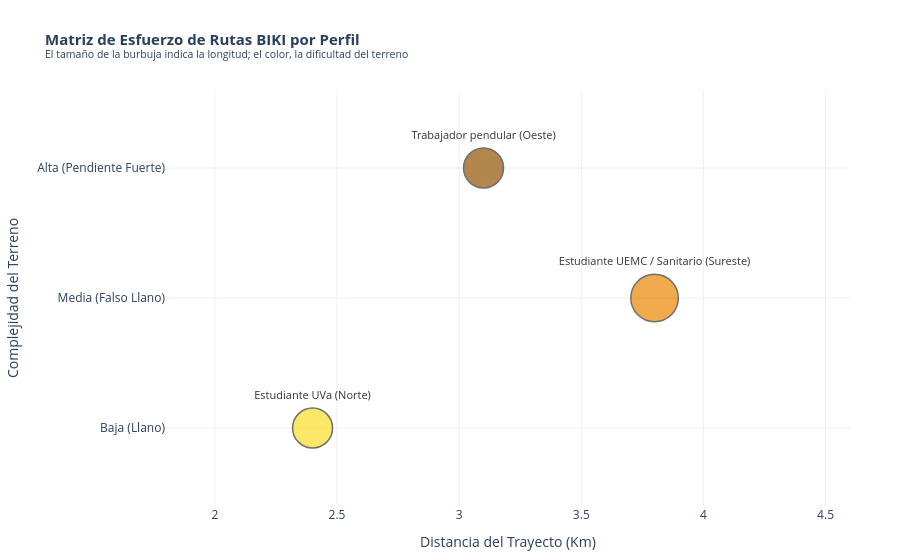

Write notebook code for a chart like this one.
### Markdown cell above
**Matriz de esfuerzo**

### Code cell
datos_rutas = {
    "Perfil de usuario": [
        "Estudiante UVa (Norte)",
        "Estudiante UEMC / Sanitario (Sureste)",
        "Trabajador pendular (Oeste)"
    ],
    "Trayecto": [
        "Plaza Madrid ➔ Campus Delibes (Ref 202)",
        "Plaza Circular ➔ Hosp. Río Hortega (Ref 510)",
        "Plaza Zorrilla ➔ Parquesol (Ref 803)"
    ],
    "Distancia (Km)": [2.4, 3.8, 3.1],
    "Dificultad Numérica": list(range(1, 4)),
    "Bici Recomendada": ["Mecánica", "Eléctrica", "Eléctrica"],
    "Dificultad Topográfica": [
        "Baja (Llano)",
        "Media (Falso Llano)",
        "Alta (Pendiente Fuerte)"
    ]
}

df_bubble = pd.DataFrame(datos_rutas)

bubble_fig = px.scatter(
    df_bubble,
    x="Distancia (Km)",
    y="Dificultad Numérica",
    size="Distancia (Km)",
    color="Perfil de usuario",
    text="Perfil de usuario",
    color_discrete_map={
        "Estudiante UVa (Norte)": "#FBDF27",
        "Estudiante UEMC / Sanitario (Sureste)": "#eb8500",
        "Trabajador pendular (Oeste)": "#935402"
    },
    hover_name="Perfil de usuario",
    hover_data={
        "Trayecto": True,
        "Bici Recomendada": True,
        "Dificultad Topográfica": True,
        "Dificultad Numérica": False
    },
    title="<b>Matriz de Esfuerzo de Rutas BIKI por Perfil</b><br><sup>El tamaño de la burbuja indica la longitud; el color, la dificultad del terreno</sup>",
    labels={
        "Distancia (Km)": "Distancia del Trayecto (Km)",
        "Dificultad Numérica": "Complejidad del Terreno"
    }
)

bubble_fig.update_layout(
    template="plotly_white",
    title_font_size=15,
    showlegend=False,
    margin=dict(l=50, r=50, t=90, b=50),
    xaxis=dict(range=[1.8, 4.6])
)

bubble_fig.update_yaxes(
    tickvals=[1, 2, 3],
    ticktext=["Baja (Llano)", "Media (Falso Llano)", "Alta (Pendiente Fuerte)"],
    range=[0.4, 3.6]
)

bubble_fig.update_traces(
    textposition="top center",
    textfont=dict(size=11, color="#333333"),
    marker=dict(
        sizemode="diameter",
        sizeref=0.08,
        sizemin=20,
        line=dict(width=1.5, color="#333333")
    )
)

bubble_fig.show()

### Figure 1 — Plotly figure (JSON) as saved in the notebook; plotly's stock layout.template omitted (floating-point values rounded to 4 significant figures)
{"data": [{"customdata": [["Plaza Madrid ➔ Campus Delibes (Ref 202)", "Mecánica", "Baja (Llano)"]], "hovertemplate": "<b>%{hovertext}</b><br><br>Perfil de usuario=%{text}<br>Distancia del Trayecto (Km)=%{marker.size}<br>Trayecto=%{customdata[0]}<br>Bici Recomendada=%{customdata[1]}<br>Dificultad Topográfica=%{customdata[2]}<extra></extra>", "hovertext": ["Estudiante UVa (Norte)"], "legendgroup": "Estudiante UVa (Norte)", "marker": {"color": "#FBDF27", "line": {"color": "#333333", "width": 1.5}, "size": [2.4], "sizemin": 20, "sizemode": "diameter", "sizeref": 0.08, "symbol": "circle"}, "mode": "markers+text", "name": "Estudiante UVa (Norte)", "orientation": "v", "showlegend": true, "text": ["Estudiante UVa (Norte)"], "textfont": {"color": "#333333", "size": 11}, "textposition": "top center", "type": "scatter", "x": [2.4], "xaxis": "x", "y": [1], "yaxis": "y"}, {"customdata": [["Plaza Circular ➔ Hosp. Río Hortega (Ref 510)", "Eléctrica", "Media (Falso Llano)"]], "hovertemplate": "<b>%{hovertext}</b><br><br>Perfil de usuario=%{text}<br>Distancia del Trayecto (Km)=%{marker.size}<br>Trayecto=%{customdata[0]}<br>Bici Recomendada=%{customdata[1]}<br>Dificultad Topográfica=%{customdata[2]}<extra></extra>", "hovertext": ["Estudiante UEMC / Sanitario (Sureste)"], "legendgroup": "Estudiante UEMC / Sanitario (Sureste)", "marker": {"color": "#eb8500", "line": {"color": "#333333", "width": 1.5}, "size": [3.8], "sizemin": 20, "sizemode": "diameter", "sizeref": 0.08, "symbol": "circle"}, "mode": "markers+text", "name": "Estudiante UEMC / Sanitario (Sureste)", "orientation": "v", "showlegend": true, "text": ["Estudiante UEMC / Sanitario (Sureste)"], "textfont": {"color": "#333333", "size": 11}, "textposition": "top center", "type": "scatter", "x": [3.8], "xaxis": "x", "y": [2], "yaxis": "y"}, {"customdata": [["Plaza Zorrilla ➔ Parquesol (Ref 803)", "Eléctrica", "Alta (Pendiente Fuerte)"]], "hovertemplate": "<b>%{hovertext}</b><br><br>Perfil de usuario=%{text}<br>Distancia del Trayecto (Km)=%{marker.size}<br>Trayecto=%{customdata[0]}<br>Bici Recomendada=%{customdata[1]}<br>Dificultad Topográfica=%{customdata[2]}<extra></extra>", "hovertext": ["Trabajador pendular (Oeste)"], "legendgroup": "Trabajador pendular (Oeste)", "marker": {"color": "#935402", "line": {"color": "#333333", "width": 1.5}, "size": [3.1], "sizemin": 20, "sizemode": "diameter", "sizeref": 0.08, "symbol": "circle"}, "mode": "markers+text", "name": "Trabajador pendular (Oeste)", "orientation": "v", "showlegend": true, "text": ["Trabajador pendular (Oeste)"], "textfont": {"color": "#333333", "size": 11}, "textposition": "top center", "type": "scatter", "x": [3.1], "xaxis": "x", "y": [3], "yaxis": "y"}], "layout": {"legend": {"itemsizing": "constant", "title": {"text": "Perfil de usuario"}, "tracegroupgap": 0}, "margin": {"b": 50, "l": 50, "r": 50, "t": 90}, "showlegend": false, "title": {"font": {"size": 15}, "text": "<b>Matriz de Esfuerzo de Rutas BIKI por Perfil</b><br><sup>El tamaño de la burbuja indica la longitud; el color, la dificultad del terreno</sup>"}, "xaxis": {"anchor": "y", "domain": [0, 1], "range": [1.8, 4.6], "title": {"text": "Distancia del Trayecto (Km)"}}, "yaxis": {"anchor": "x", "domain": [0, 1], "range": [0.4, 3.6], "ticktext": ["Baja (Llano)", "Media (Falso Llano)", "Alta (Pendiente Fuerte)"], "tickvals": [1, 2, 3], "title": {"text": "Complejidad del Terreno"}}}}
